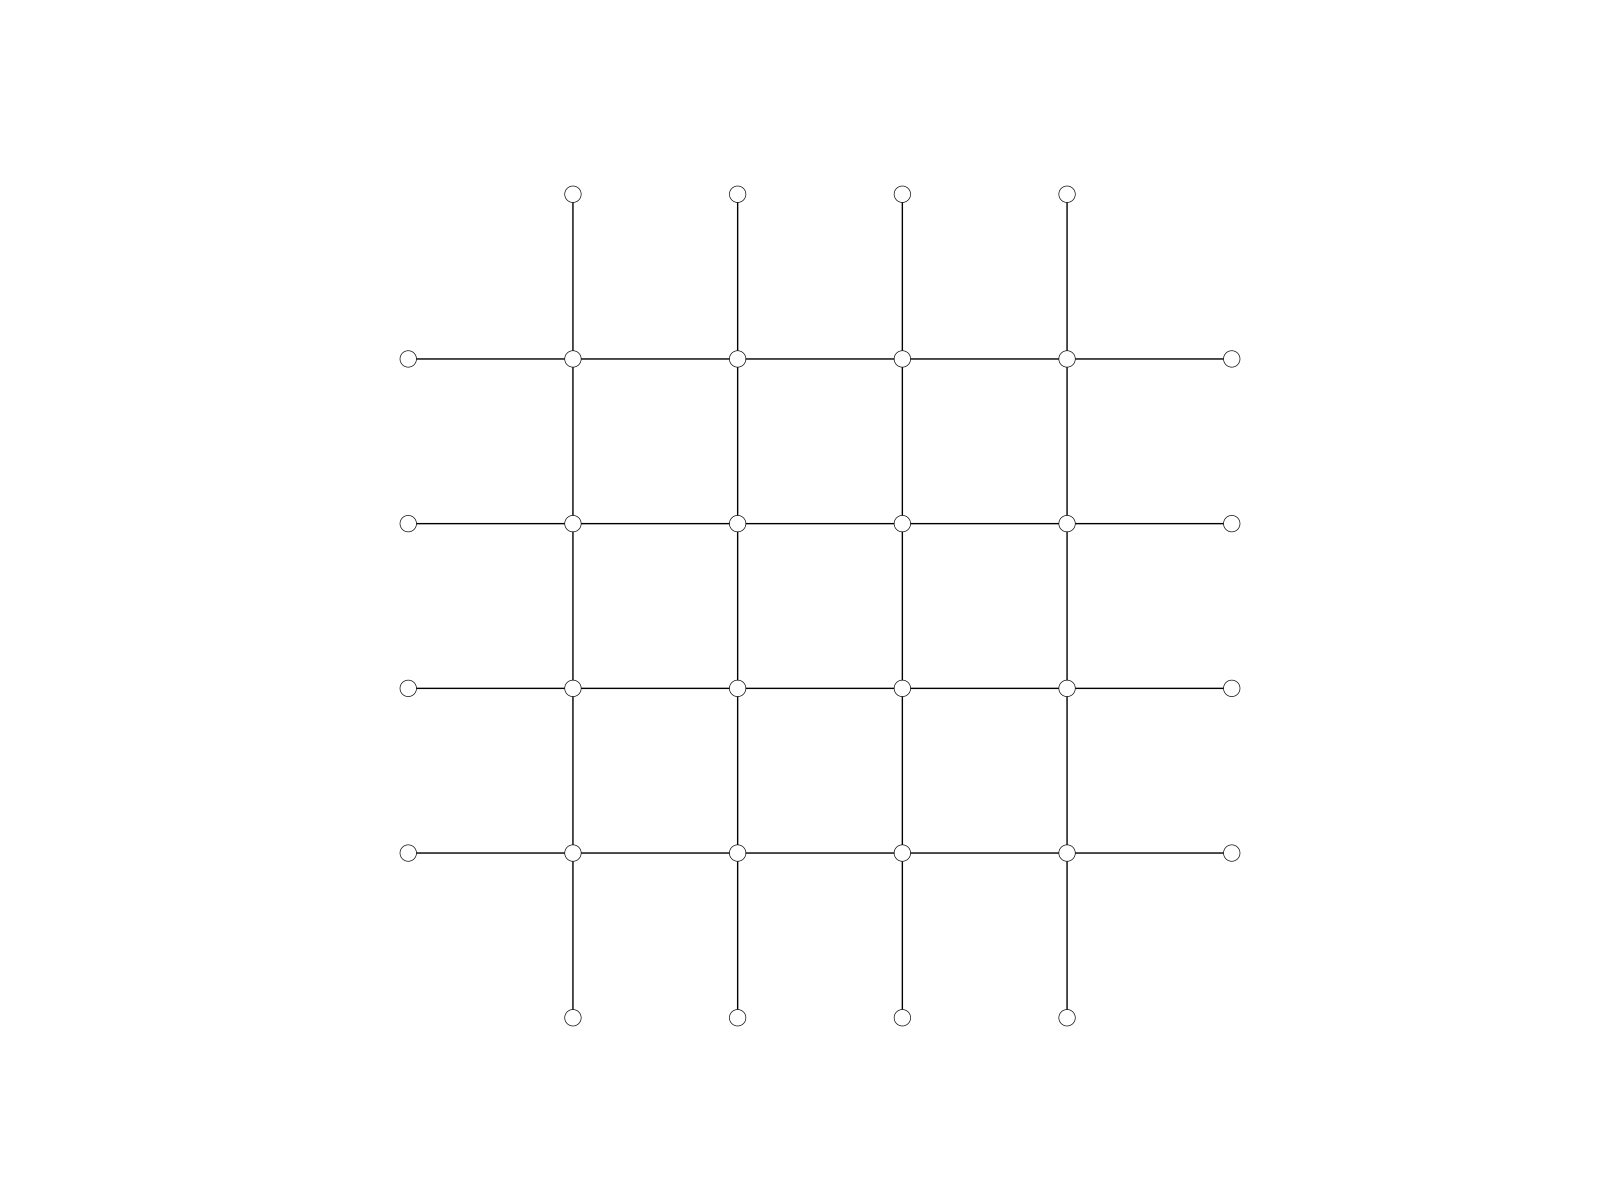

Generate this figure with Python:
import compas
from compas.datastructures import Network

network = Network.from_obj(compas.get('lines.obj'))

network.plot()
